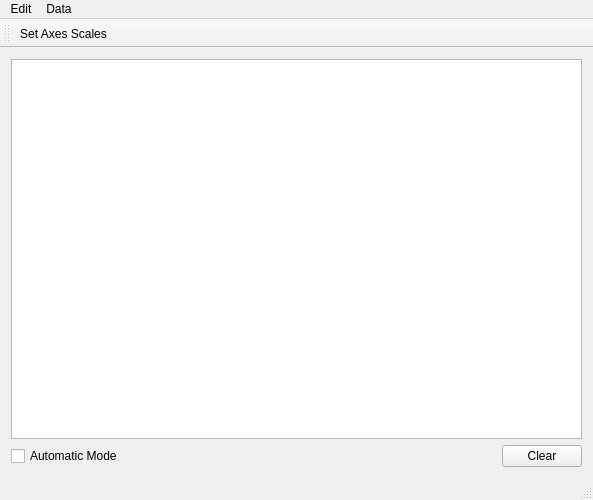
<?xml version="1.0" encoding="UTF-8"?>
<ui version="4.0">
 <class>GraphDigitiser</class>
 <widget class="QMainWindow" name="GraphDigitiser">
  <property name="geometry">
   <rect>
    <x>0</x>
    <y>0</y>
    <width>593</width>
    <height>500</height>
   </rect>
  </property>
  <property name="windowTitle">
   <string>Graph Digitiser</string>
  </property>
  <widget class="QWidget" name="centralWidget">
   <layout class="QVBoxLayout" name="verticalLayout">
    <item>
     <widget class="QGraphicsView" name="graphicsView"/>
    </item>
    <item>
     <layout class="QHBoxLayout" name="horizontalLayout">
      <item>
       <widget class="QCheckBox" name="checkBox">
        <property name="text">
         <string>Automatic Mode</string>
        </property>
       </widget>
      </item>
      <item>
       <widget class="QPushButton" name="clearButton">
        <property name="sizePolicy">
         <sizepolicy hsizetype="Fixed" vsizetype="Fixed">
          <horstretch>0</horstretch>
          <verstretch>0</verstretch>
         </sizepolicy>
        </property>
        <property name="text">
         <string>Clear</string>
        </property>
       </widget>
      </item>
     </layout>
    </item>
   </layout>
  </widget>
  <widget class="QMenuBar" name="menuBar">
   <property name="geometry">
    <rect>
     <x>0</x>
     <y>0</y>
     <width>593</width>
     <height>21</height>
    </rect>
   </property>
   <widget class="QMenu" name="menuEdit">
    <property name="title">
     <string>Edit</string>
    </property>
    <addaction name="actionAdd_Calibration"/>
    <addaction name="separator"/>
    <addaction name="actionSet_Axes_Scales"/>
   </widget>
   <widget class="QMenu" name="menuData">
    <property name="title">
     <string>Data</string>
    </property>
    <addaction name="actionView_Data"/>
    <addaction name="actionExport_Data"/>
   </widget>
   <addaction name="menuEdit"/>
   <addaction name="menuData"/>
  </widget>
  <widget class="QStatusBar" name="statusBar"/>
  <widget class="QToolBar" name="mainToolBar">
   <attribute name="toolBarArea">
    <enum>TopToolBarArea</enum>
   </attribute>
   <attribute name="toolBarBreak">
    <bool>false</bool>
   </attribute>
   <addaction name="actionSet_Axes_Scales"/>
  </widget>
  <action name="actionAdd_Calibration">
   <property name="text">
    <string>Add Calibration</string>
   </property>
  </action>
  <action name="actionSet_Axes_Scales">
   <property name="icon">
    <iconset resource="tip.qrc">
     <normaloff>:/img/img/icon.png</normaloff>:/img/img/icon.png</iconset>
   </property>
   <property name="text">
    <string>Set Axes Scales</string>
   </property>
  </action>
  <action name="actionView_Data">
   <property name="text">
    <string>View Data</string>
   </property>
  </action>
  <action name="actionExport_Data">
   <property name="text">
    <string>Export Data</string>
   </property>
  </action>
 </widget>
 <layoutdefault spacing="6" margin="11"/>
 <resources>
  <include location="tip.qrc"/>
 </resources>
 <connections/>
</ui>
